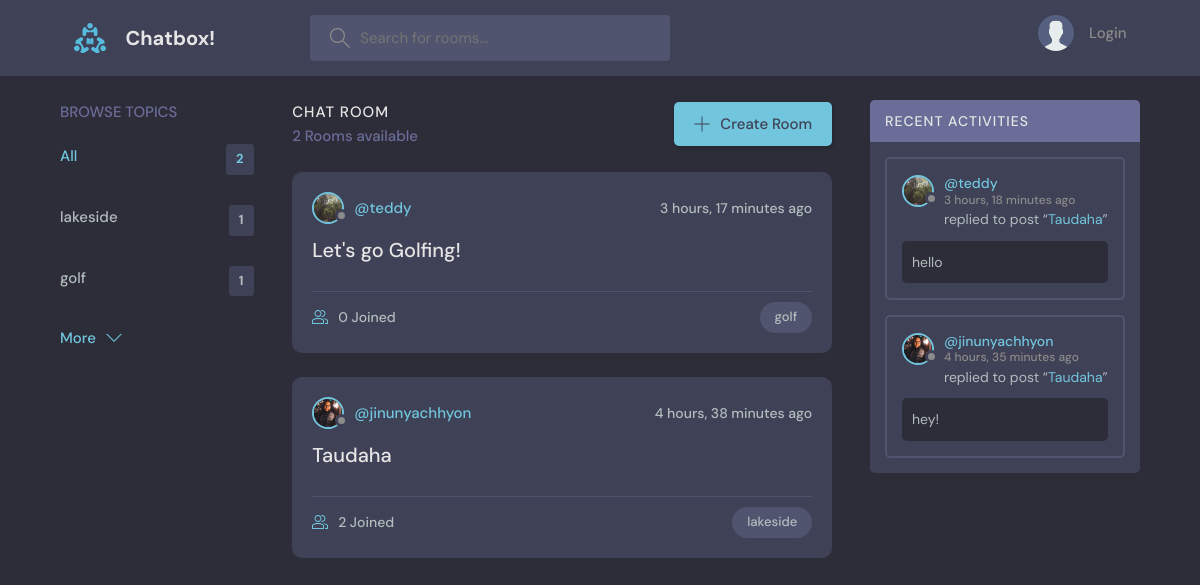
The page / on the database its author committed.
### base/models.py (models this page shows, shortened)
class Topic(models.Model):
    name = models.CharField(max_length =200)

class Room(models.Model):
    host = models.ForeignKey(User, on_delete=models.SET_NULL, null=True)
    topic = models.ForeignKey(Topic, on_delete=models.SET_NULL, null=True)
    name = models.CharField(max_length=200)
    description = models.TextField(null=True, blank=True)
    participants = models.ManyToManyField(User, related_name = 'participants', blank=True)
    updated = models.DateTimeField(auto_now=True)
    created = models.DateTimeField(auto_now_add=True)
    class Meta:
        ordering =["-updated","-created"]
    def __str__(self):
        return self.name

class User(AbstractUser):
    name = models.CharField(max_length = 200, null = True)
    email = models.EmailField(unique = True, null = True)
    bio = models.TextField(null = True)
    avatar = models.ImageField(null=True, default="avatar.svg")
    USERNAME_FIELD = 'email'
    REQUIRED_FIELDS = []

class Message(models.Model):
    user = models.ForeignKey(User, on_delete=models.CASCADE)
    room = models.ForeignKey(Room, on_delete=models.CASCADE)
    body = models.TextField()
    updated = models.DateTimeField(auto_now=True)
    created = models.DateTimeField(auto_now_add=True)
    class Meta:
        ordering =["-updated","-created"]

### base/views.py (the view)
# urls.py: path('',views.home, name='home'),
def home(request):
    q = request.GET.get('q') if request.GET.get('q') != None else ""
    rooms = Room.objects.filter(
        Q(topic__name__icontains=q) |
        Q(name__icontains=q) |
        Q(description__icontains=q)
    )
    topics = Topic.objects.all()[0:5]
    room_count =rooms.count()
    room_messages = Message.objects.filter(Q(room__topic__name__icontains = q))
    context = {'rooms': rooms, 'topics': topics, 'room_count':room_count, 'room_messages':room_messages}
    return render(request, 'base/home.html', context)

### base/templates/base/home.html (shortened to what this page needs)
{% extends 'main.html' %}
{% block content %}
    <main class="layout layout--3">
      <div class="container">
        {% include 'base/topics_component.html' %}
        <div class="roomList">
          <div class="roomList__header">
            <div>
              <h2>Chat Room</h2>
              <p>{{room_count}} Rooms available</p>
            </div>
            <a class="btn btn--main" href="{% url 'create-room' %}">
              <svg version="1.1" xmlns="http://www.w3.org/2000/svg" width="32" height="32" viewBox="0 0 32 32">
                <title>add</title>
                <path
                  d="M16.943 0.943h-1.885v14.115h-14.115v1.885h14.115v14.115h1.885v-14.115h14.115v-1.885h-14.115v-14.115z"
                ></path>
              </svg>
              Create Room
            </a>
          </div>
          {% include 'base/feed_component.html' %}
        </div>
        {% include 'base/activity_component.html' %}
      </div>
    </main>
{% endblock %}

### base/templates/base/topics_component.html
<div class="topics">
    <div class="topics__header">
      <h2>Browse Topics</h2>
    </div>
    <ul class="topics__list">
      <li>
        <a href="{% url 'home' %}" class="active">All <span>{{topics.count}}</span></a>
      </li>
      {% for topic in topics %}
      <li>
        <a href="{% url 'home' %}?q={{topic.name}}">{{topic.name}}<span>{{topic.room_set.all.count}}</span></a>
      </li>
      {% endfor %}
    </ul>
    <a class="btn btn--link" href="{% url 'topics' %}">
      More
      <svg version="1.1" xmlns="http://www.w3.org/2000/svg" width="32" height="32" viewBox="0 0 32 32">
        <title>chevron-down</title>
        <path d="M16 21l-13-13h-3l16 16 16-16h-3l-13 13z"></path>
      </svg>
    </a>
  </div>

### base/templates/base/feed_component.html (shortened to what this page needs)
{% for room in rooms %}
    <div class="roomListRoom">
            <div class="roomListRoom__header">
              <a href="{% url 'user-profile' room.host.id %}" class="roomListRoom__author">
                <div class="avatar avatar--small">
                  <img src="{{room.host.avatar.url}}" />
                </div>
                <span>@{{room.host.username}}</span>
              </a>
              <div class="roomListRoom__actions">
                <span>{{room.created | timesince}} ago</span>
              </div>
            </div>
            <div class="roomListRoom__content">
              <a href="{% url 'room' room.id %}">{{room.name}}</a>
            </div>
            <div class="roomListRoom__meta">
              <a href="{% url 'room' room.id %}" class="roomListRoom__joined">
                {{room.participants.all.count}} Joined
              </a>
              <p class="roomListRoom__topic">{{room.topic.name}}</p>
            </div>
    </div>
{% endfor %}

### base/templates/base/activity_component.html (shortened to what this page needs)
<div class="activities">
    <div class="activities__header">
      <h2>Recent Activities</h2>
    </div>
    {% for message in room_messages %}
    <div class="activities__box">
      <div class="activities__boxHeader roomListRoom__header">
        <a href="{% url 'user-profile' message.user.id %}" class="roomListRoom__author">
          <div class="avatar avatar--small">
            <img src="{{message.user.avatar.url}}" />
          </div>
          <p>
            @{{message.user.username}}
            <span>{{message.created|timesince}} ago</span>
          </p>
        </a>
      </div>
      <div class="activities__boxContent">
        <p>replied to post “<a href="{% url 'room' message.room.id %}">{{message.room}}</a>”</p>
        <div class="activities__boxRoomContent">
          {{message.body}}
        </div>
      </div>
    </div>
    {% endfor %}
  </div>

### rows shown on the page
Topic: name "lakeside", room_set.all.count "1"
Topic: name "golf", room_set.all.count "1"
Room: host.avatar (picture), host.username "teddy", created "3 hours, 17 minutes", name "Let's go Golfing!", participants.all.count "0", topic.name "golf"
Room: host.avatar (picture), host.username "jinunyachhyon", created "4 hours, 38 minutes", name "Taudaha", participants.all.count "2", topic.name "lakeside"
Message: user.avatar (picture), user.username "teddy", created "3 hours, 18 minutes", room "Taudaha", body "hello"
Message: user.avatar (picture), user.username "jinunyachhyon", created "4 hours, 35 minutes", room "Taudaha", body "hey!"

### other values the page prints
{{ topics.count }} "2"
{{ room_count }} "2"
